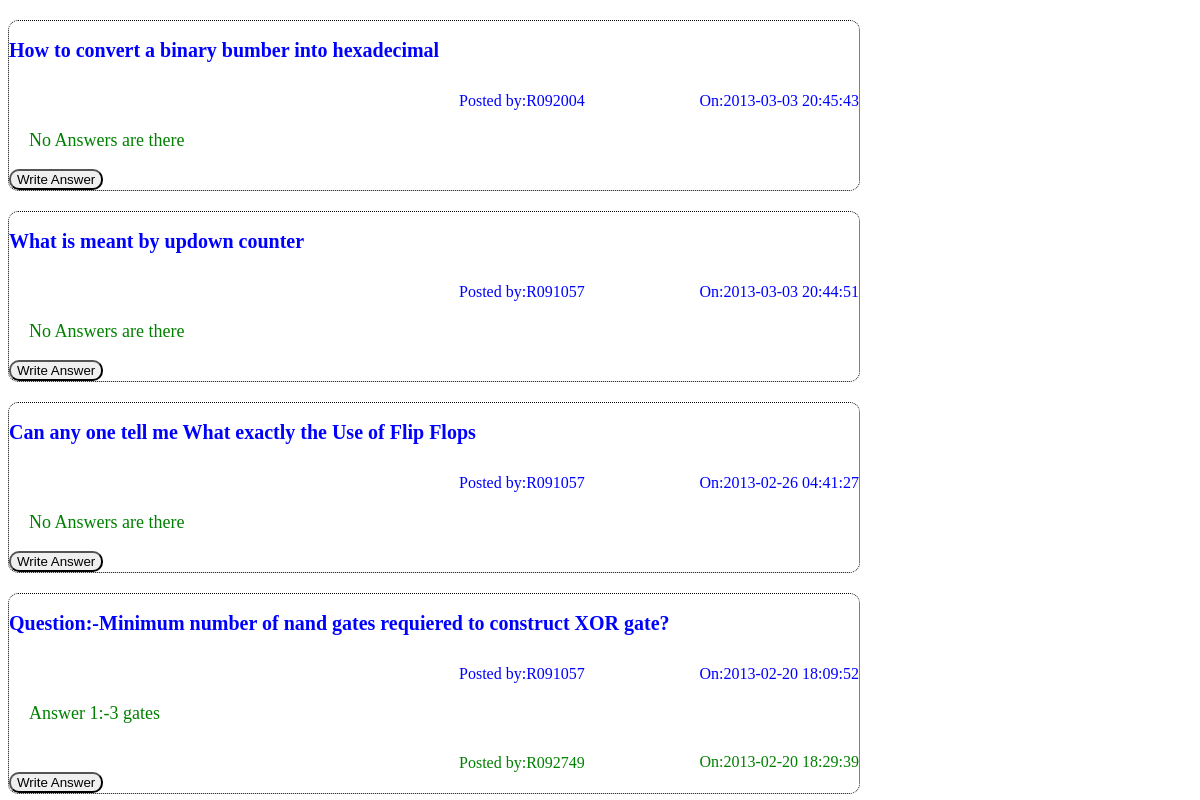
Page /display_question.php?sub=SCLD on the committed database.
### tables this page shows
CREATE TABLE IF NOT EXISTS `questions` (
  `ques_id` varchar(10) NOT NULL,
  `question` text NOT NULL,
  `subject` varchar(50) NOT NULL,
  `posted_by` varchar(10) NOT NULL,
  `posted_on` timestamp NOT NULL DEFAULT CURRENT_TIMESTAMP ON UPDATE CURRENT_TIMESTAMP,
  `branch` varchar(10) NOT NULL,
  PRIMARY KEY (`ques_id`)
);

CREATE TABLE IF NOT EXISTS `answers` (
  `ansr_id` varchar(10) NOT NULL,
  `ques_id` varchar(10) NOT NULL,
  `posted_by` varchar(10) NOT NULL,
  `posted_on` timestamp NOT NULL DEFAULT CURRENT_TIMESTAMP ON UPDATE CURRENT_TIMESTAMP,
  `answer` text NOT NULL,
  PRIMARY KEY (`ques_id`,`posted_by`)
);

### display_question.php (the view, shortened to what this page needs)
<link rel="stylesheet" type="text/css" href="css/uis.css">
<?php
$session_id=$_GET['user'];
$session_sub=$_GET['sub'];
$branch=$_GET['branch'];
if ($session_sub=="all"){
	$result=mysql_query("select * from questions where branch='$branch' order by posted_on DESC");
}
else{
	$result=mysql_query("select * from questions where subject='$session_sub' order by posted_on DESC");
}
if (mysql_num_rows($result)==0){
	echo "<div id='question_box'> <div class='question'><br><br>&nbsp&nbsp&nbsp&nbspThere are no Questions<br><br><br></div>";
}
else{
	while($row=mysql_fetch_array($result)){
		$result2=mysql_query("select * from answers where ques_id='$row[ques_id]'");
		$answers=mysql_num_rows($result2);
		echo "<div id='question_box'>";
		$new_ans_id="ans".$row['ques_id'][strlen($row['ques_id'])-1].($answers+1);
		if($answers>0){
			echo "<br><div class='question'>Question:-".$row['question'].'</div><div class="qby">Posted by:'.$row['posted_by'].'</div><div class="qon">On:'.$row['posted_on'].'</div>';
			$count=0;
			$ans_no=1;
			while($row2=mysql_fetch_array($result2)){
				if ($row2['posted_by']!=$session_id) $count++;
				echo "<div class='answer'><div id='".$row2['ansr_id']."'>Answer ".$ans_no.":-".$row2['answer']."</div>";
				echo "</div><div class='aby'>Posted by:".$row2['posted_by'].'</div><div class="aon">On:'.$row2['posted_on'].'</div>';
				$ans_no++;
			}
			if (($count==$answers)&&($row['posted_by']!=$session_id)){echo '<div id="'.$row['ques_id'].'"><input type="button" value="Write Answer" onclick=create_answer_fields("'.$session_id.'","'.$new_ans_id.'","'.$row['ques_id'].'","'.$session_sub.'","'.$branch.'")></div>';}
			echo '</div></div>';
		}
		else{
			echo "<br><div class='question'>".$row['question'].'</div><div class="qby">Posted by:'.$row['posted_by'].'</div><div class="qon">On:'.$row['posted_on'].'</div>';
			echo "<div class='answer'>No Answers are there</div>";
			if ($row['posted_by']!=$session_id){
				echo '<br><div id="'.$row['ques_id'].'"><input type="button" value="Write Answer" onclick=create_answer_fields("'.$session_id.'","'.$new_ans_id.'","'.$row['ques_id'].'","'.$session_sub.'","'.$branch.'")></div>';}
			echo "</div>";
		}
	}
}
?>

### css/uis.css (style rules this page uses)
#question_box { margin-top:20px; width:850px; border-radius:10px; border:1px dotted black; }
#question_box .question { font-family: Georgia, Times New Roman, Times, serif; font-size:20px; color:blue; font-weight:bold; border-radius:5px; }
#question_box .qby { margin-top:30px; margin-left:450px; color:blue; }
#question_box .qon { float:right; margin-top:-18px; color:blue; }
#question_box .answer { font-family: Times New Roman, Times, serif; margin-top:20px; margin-left:20px; font-size:18px; color:green; }
#question_box .aby { margin-top:30px; margin-left:450px; color:green; }
#question_box .aon { float:right; margin-top:-19px; color:green; }
input { border-radius:10px; background:seablue; }

### rows in the picture
questions: question "How to convert a binary bumber into hexadecimal", posted_by "R092004", posted_on "2013-03-03 20:45:43"
questions: question "What is meant by updown counter", posted_by "R091057", posted_on "2013-03-03 20:44:51"
questions: question "Can any one tell me What exactly the Use of Flip Flops", posted_by "R091057", posted_on "2013-02-26 04:41:27"
questions: question "Minimum number of nand gates requiered to construct XOR gate?", posted_by "R091057", posted_on "2013-02-20 18:09:52"
answers: answer "3 gates", posted_by "R092749", posted_on "2013-02-20 18:29:39"
